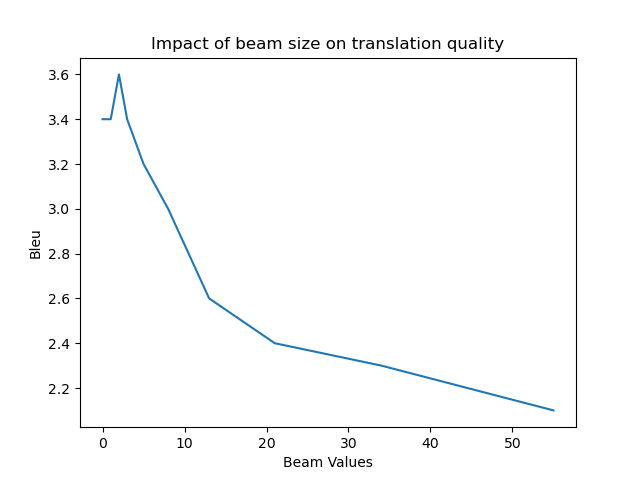

Recreate this plot in Python.
import matplotlib.pyplot as plt

#fibonacci beam_vals
beam_val = [0,1,2,3,5,8,13,21,34,55]

#bleu values
bleu_val = [3.4,3.4,3.6,3.4,3.2,3.0,2.6,2.4,2.3,2.1]

plt.plot(beam_val,bleu_val)
plt.title('Impact of beam size on translation quality')
plt.xlabel('Beam Values')
plt.ylabel('Bleu')
plt.savefig('bleubeamplot.png')
plt.show()


